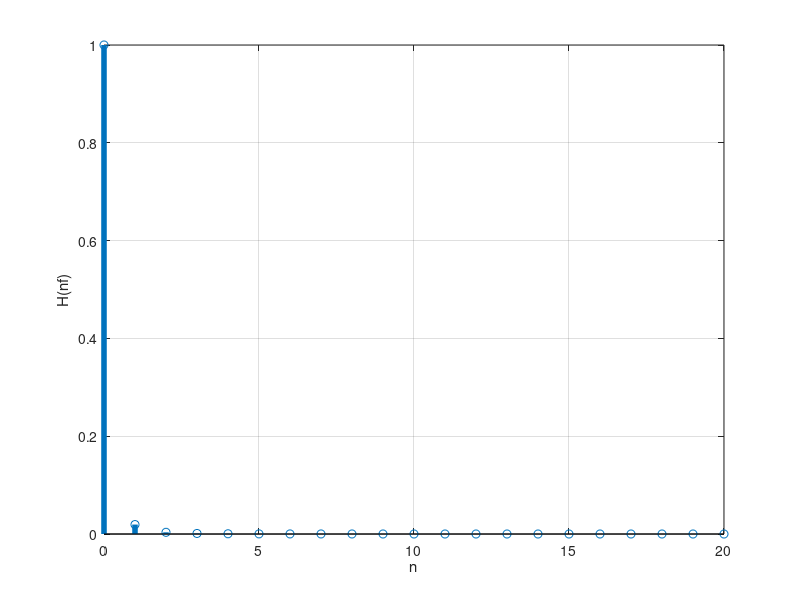

Reproduce this figure in MATLAB.
%Filter output

clear;
close;

R = 1e3; %10 k resistance
C = 10e-6;%10 uF capacitance
T=0.02;
f = 1/T;


for n = 0:20,

		s = j*2*pi*n*f;
		den = polyval([1 -5 6 1],s*C*R);
		H(n+1) = 1./den; %Frequency response

end

stem(0:20,abs(H),"Linewidth",4)
xlabel('n')
ylabel('H(nf)')
grid 

print -deps -color ../figs/2.6.eps

